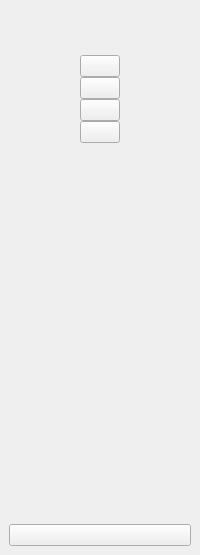
     <widget class="QWidget" name="icon_only_widget" native="true">
      <layout class="QVBoxLayout" name="verticalLayout_3">
       <property name="spacing">
        <number>6</number>
       </property>
       <property name="leftMargin">
        <number>9</number>
       </property>
       <property name="topMargin">
        <number>9</number>
       </property>
       <property name="rightMargin">
        <number>9</number>
       </property>
       <property name="bottomMargin">
        <number>9</number>
       </property>
       <item>
        <layout class="QHBoxLayout" name="horizontalLayout_3">
         <item>
          <widget class="QLabel" name="logo_label_1">
           <property name="minimumSize">
            <size>
             <width>40</width>
             <height>40</height>
            </size>
           </property>
           <property name="maximumSize">
            <size>
             <width>40</width>
             <height>40</height>
            </size>
           </property>
           <property name="text">
            <string/>
           </property>
           <property name="pixmap">
            <pixmap resource="resource.qrc">:/icon/icon/thunderstorm.png</pixmap>
           </property>
           <property name="scaledContents">
            <bool>true</bool>
           </property>
          </widget>
         </item>
        </layout>
       </item>
       <item>
        <layout class="QVBoxLayout" name="verticalLayout">
         <property name="spacing">
          <number>0</number>
         </property>
         <item alignment="Qt::AlignHCenter|Qt::AlignVCenter">
          <widget class="QPushButton" name="home_btn_1">
           <property name="text">
            <string/>
           </property>
           <property name="icon">
            <iconset resource="resource.qrc">
             <normaloff>:/icon/icon/home_color.ico</normaloff>:/icon/icon/home_color.ico</iconset>
           </property>
           <property name="iconSize">
            <size>
             <width>25</width>
             <height>25</height>
            </size>
           </property>
           <property name="checkable">
            <bool>true</bool>
           </property>
           <property name="autoExclusive">
            <bool>true</bool>
           </property>
          </widget>
         </item>
         <item alignment="Qt::AlignHCenter|Qt::AlignVCenter">
          <widget class="QPushButton" name="view2d_1">
           <property name="text">
            <string/>
           </property>
           <property name="icon">
            <iconset resource="resource.qrc">
             <normaloff>:/icon/icon/2d_color.ico</normaloff>:/icon/icon/2d_color.ico</iconset>
           </property>
           <property name="iconSize">
            <size>
             <width>25</width>
             <height>25</height>
            </size>
           </property>
           <property name="checkable">
            <bool>true</bool>
           </property>
           <property name="autoExclusive">
            <bool>true</bool>
           </property>
          </widget>
         </item>
         <item alignment="Qt::AlignHCenter|Qt::AlignVCenter">
          <widget class="QPushButton" name="view3d_1">
           <property name="text">
            <string/>
           </property>
           <property name="icon">
            <iconset>
             <normaloff>icon/3d-cube.ico</normaloff>
             <normalon>:/icon/icon/3d-cube.ico</normalon>
             <disabledoff>:/icon/icon/3d-cube.ico</disabledoff>
             <disabledon>:/icon/icon/3d-cube.ico</disabledon>
             <activeon>:/icon/icon/3d-cube.ico</activeon>
             <selectedon>:/icon/icon/3d-cube.ico</selectedon>icon/3d-cube.ico</iconset>
           </property>
           <property name="iconSize">
            <size>
             <width>25</width>
             <height>25</height>
            </size>
           </property>
           <property name="checkable">
            <bool>true</bool>
           </property>
           <property name="autoExclusive">
            <bool>true</bool>
           </property>
          </widget>
         </item>
         <item alignment="Qt::AlignHCenter|Qt::AlignVCenter">
          <widget class="QPushButton" name="other_1">
           <property name="text">
            <string/>
           </property>
           <property name="icon">
            <iconset resource="resource.qrc">
             <normaloff>:/icon/icon/more.ico</normaloff>:/icon/icon/more.ico</iconset>
           </property>
           <property name="iconSize">
            <size>
             <width>25</width>
             <height>25</height>
            </size>
           </property>
           <property name="checkable">
            <bool>true</bool>
           </property>
           <property name="autoExclusive">
            <bool>true</bool>
           </property>
          </widget>
         </item>
        </layout>
       </item>
       <item>
        <spacer name="verticalSpacer">
         <property name="orientation">
          <enum>Qt::Vertical</enum>
         </property>
         <property name="sizeHint" stdset="0">
          <size>
           <width>20</width>
           <height>375</height>
          </size>
         </property>
        </spacer>
       </item>
       <item>
        <widget class="QPushButton" name="exit_btn_1">
         <property name="text">
          <string/>
         </property>
         <property name="icon">
          <iconset resource="resource.qrc">
           <normaloff>:/icon/icon/switch.ico</normaloff>:/icon/icon/switch.ico</iconset>
         </property>
         <property name="iconSize">
          <size>
           <width>25</width>
           <height>25</height>
          </size>
         </property>
        </widget>
       </item>
      </layout>
     </widget>
